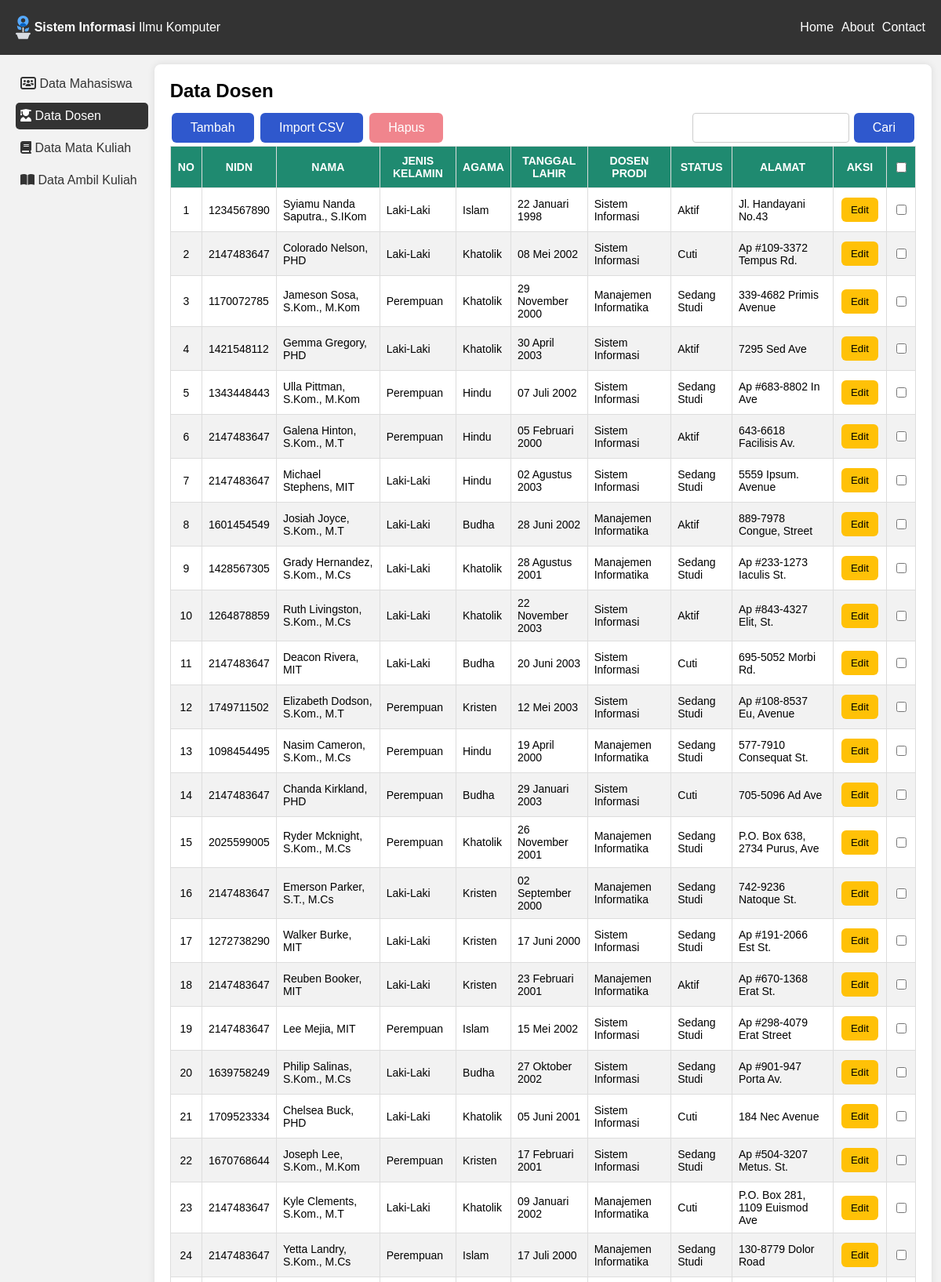
Screenshot of /dosen.php (upper part) with the database file from the repository.
### tables this page shows
CREATE TABLE `dosen` (
  `id_dosen` int(11) NOT NULL,
  `nidn` int(11) NOT NULL,
  `nama` varchar(100) NOT NULL,
  `jenis_kelamin` int(11) NOT NULL,
  `agama` int(11) NOT NULL,
  `tanggal_lahir` date NOT NULL,
  `dosen_prodi` int(11) NOT NULL,
  `status` int(11) NOT NULL,
  `alamat` text NOT NULL
);

### function.php (called while the page is built, shortened)
<?php
include 'koneksi.php';
function tabelDosen()
{
    global $kon;
    $dosen = mysqli_query($kon, "SELECT * FROM dosen");
    return $dosen;
}
function getMahasiswa()
{
    global $kon;
    $sql = "SELECT id_mahasiswa FROM mhs_web";
    $rows = mysqli_query($kon, $sql);
    return $rows->fetch_all();
}

### dosen.php (the view, shortened to what this page needs)
<?php
include 'function.php';
$resID = getMahasiswa();
$listID = ';';
for ($i = 0; $i < count($resID); $i++) {
    $listID = $listID . $resID[$i][0] . ';';
}
if (isset($_POST['search'])) {
    $dosen = tabelSearch('dosen', 'nama', $_POST['cari']);
} else {
    $dosen = tabelDosen();
}
?>
<!DOCTYPE html>
<html>
<head>
    <link rel="stylesheet" type="text/css" href="style.css">
</head>
<body>
    <header>
        <div class="header-container">
            <div class="navbar-logo">
                <a href="index.html">
                    <img src="img/icon.svg" alt="logo">
                    <p><b>Sistem Informasi</b> Ilmu Komputer</p>
                </a>
            </div>
            <nav class="nav">
                <ul>
                    <li><a href="#">Home</a></li>
                    <li><a href="#">About</a></li>
                    <li><a href="#">Contact</a></li>
                </ul>
            </nav>
        </div>
    </header>
    <div class="container">
        <aside>
            <ul>
                <li><a href="index.php"><i class='fas fa-solid fa-users-rectangle'></i> Data Mahasiswa</a></li>
                <li><a href="dosen.php" class="active"><i class='fas fa-solid fa-user-graduate'></i> Data Dosen</a></li>
                <li><a href="matakuliah.php"><i class='fas fa-book'></i> Data Mata Kuliah</a></li>
                <li><a href="ambilkuliah.php"><i class='fas fa-book-open'></i> Data Ambil Kuliah</a></li>
            </ul>
        </aside>
        <main>
            <h2>Data Dosen</h2>
            <form method="post" action="http://localhost/psibw/dosen.php">
                <div style="display: flex; justify-content: space-between;">
                    <div>
                        <button class="button" type="button" onclick="openModal()">Tambah</button>
                        <button class="button" type="button" onclick="openCSVModal()">Import CSV</button>
                        <button class="button-danger" id="hapus" name="hapus" disabled>Hapus</button>
                    </div>
                    <div style="display: flex; align-items: center;">
                        <input type="text" style="padding:8px; height: 38px; margin-right:4px; width:200px" name="cari">
                        <button type="submit" name="search" class="button">Cari</button>
                    </div>
                </div>
                <table id="mhs">
                    <tr>
                        <th style="text-align: center;">NO</th>
                        <th style="text-align: center;">NIDN</th>
                        <th style="text-align: center;">NAMA</th>
                        <th style="text-align: center;">JENIS KELAMIN</th>
                        <th style="text-align: center;">AGAMA</th>
                        <th style="text-align: center;">TANGGAL LAHIR</th>
                        <th style="text-align: center;">DOSEN PRODI</th>
                        <th style="text-align: center;">STATUS</th>
                        <th style="text-align: center;">ALAMAT</th>
                        <th style="text-align: center;">AKSI</th>
                        <th style="text-align: center;"><input type="checkbox" id="deleteAll" onchange="handleChange(this,'<?php echo $listID; ?>')"></th>
                    </tr>
                    <tr>
                        <?php
                        $no = 1;
                        foreach ($dosen as $row) {
                            $jenis_kelamin = $row['jenis_kelamin'] == '0' ? 'Perempuan' : 'Laki-Laki';
                            echo "<tr>
                                <td style='text-align:center;'>$no</td>
                                <td>" . $row['nidn'] . "</td><td>" . $row['nama'] . "</td><td>" . $jenis_kelamin . "</td>";
                            if ($row['agama'] == 1) {
                                $agama = 'Islam';
                            } else if ($row['agama'] == 2) {
                                $agama = 'Kristen';
                            } else if ($row['agama'] == 3) {
                                $agama = 'Khatolik';
                            } else if ($row['agama'] == 4) {
                                $agama = 'Hindu';
                            } else if ($row['agama'] == 5) {
                                $agama = 'Budha';
                            }
                            echo "<td>" . $agama . "</td>";
                            if ($row['dosen_prodi'] == "603125") {
                                $prodi = "Manajemen Informatika";
                            } else if ($row['dosen_prodi'] == "603124") {
                                $prodi = "Sistem Informasi";
                            }
                            $dateFormatter = datefmt_create(
                                'id-ID',
                                IntlDateFormatter::FULL,
                                IntlDateFormatter::FULL,
                                'Asia/Jakarta',
                                IntlDateFormatter::GREGORIAN,
                                'dd MMMM yyyy'
                            );
                            $tanggalLahir = $dateFormatter->format(new DateTime($row['tanggal_lahir']));
                            echo "<td>" . $tanggalLahir . "</td>";
                            echo "<td>" . $prodi . "</td>";
                            if ($row['status'] == 1) {
                                $status = 'Aktif';
                            } else if ($row['status'] == 2) {
                                $status = 'Sedang Studi';
                            } else if ($row['status'] == 3) {
                                $status = 'Cuti';
                            }
                            echo "<td>$status</td><td>$row[alamat]</td>
                                <td style='text-align:center;'>
                                <button class=" . '"button-warning"' . " type='button' onclick='reqDataDosen(" . $row['id_dosen'] . ")' data-mhs='" . $row['id_dosen'] . "'>Edit</button>
                                </td>";
                            echo "<td style='text-align:center;'><input type='checkbox' id='delete' name='delete[]' onclick='EnableDisableButton(this, " . $row['id_dosen'] . ")' value='" . $row['id_dosen'] . "'></td>";
                            $no++;
                        }
                        ?>
                    </tr>
                </table>
            </form>
        </main>
    </div>
</body>
</html>

### style.css (style rules this page uses)
* { box-sizing: border-box; }
body, h1, h2, p, ul, li { margin: 0; padding: 0; }
body { font-family: Arial, sans-serif; background-color: #f2f2f2; }
.container { display: flex; min-height: 512px; margin: 12px; }
header { background-color: #333; color: #fff; padding: 20px; }
.header-container { display: flex; align-items: center; justify-content: space-between; color: rgb(5, 81, 223); }
.navbar-logo a { display: flex; align-items:center; color: white; text-decoration:none; }
.navbar-logo img { height: 30px; width: auto; margin-right:5px; }
nav ul { list-style: none; display: flex; }
nav ul li { margin-left: 10px; }
nav ul li a { color: #fff; text-decoration: none; }
aside { background-color: #f2f2f2; width: 250px; padding: 8px; flex-shrink: unset; }
aside ul { list-style: none; }
aside ul li { margin-bottom: 5px; }
aside ul li a { color: #333; text-decoration: none; padding: 8px 6px; width:100%; display:inline-block; margin-bottom:2px; border-radius:5px; }
aside ul li a.active { color: white; background-color: #333; }
main { flex-grow: 1; padding: 20px; background-color: #fff; border-radius: 8px; box-shadow: 0 0 10px rgba(0, 0, 0, 0.1); }
main h2 { margin-bottom: 10px; }
.button { font-family: Arial; background-color: #2f81cd; border: none; color: white; padding: 10px 14px; border-radius: 6px; text-align: center; text-decoration: none; display: inline-block; font-size: 16px; cursor: pointer; margin-bottom: 10px; }
#mhs { font-family: Arial, Helvetica, sans-serif; font-size: 14px; border-collapse: collapse; width: 100%; }
#mhs td, #mhs th { border: 1px solid #ddd; padding: 8px; }
#mhs tr:nth-child(even) { background-color: #f2f2f2; }
#mhs th { padding-top: 10px; padding-bottom: 10px; text-align: left; background-color: #1F8A70; color: white; }
input[type=text], select, textarea { width: 100%; padding: 12px; border: 1px solid #ccc; border-radius: 4px; resize: vertical; }
.button { font-family: Arial; background-color: #2F58CD; border: none; color: white; padding: 10px 24px; border-radius: 6px; text-align: center; text-decoration: none; display: inline-block; font-size: 16px; margin: 4px 2px; cursor: pointer; }
.button-warning { background-color: #ffc107; border: none; color: black; padding: 8px 12px; border-radius: 6px; text-align: center; text-decoration: none; display: inline-block; margin: 4px 2px; cursor: pointer; transition: all .35s ease-in-out; }
.button-danger { background-color: #dc3545; border: none; color: white; padding: 10px 24px; border-radius: 6px; text-align: center; text-decoration: none; display: inline-block; font-size: 16px; margin: 4px 2px; cursor: pointer; }
input[type=checkbox] { border-radius: 50%; }
.button-danger[disabled] { background-color: #f0858d; cursor:not-allowed; }

### rows the page displays
dosen: nidn "1234567890", nama "Syiamu Nanda Saputra., S.IKom", jenis_kelamin "Laki-Laki", agama "Islam", tanggal_lahir "22 Januari 1998", dosen_prodi "Sistem Informasi", status "Aktif", alamat "Jl. Handayani No.43"
dosen: nidn "2147483647", nama "Colorado Nelson, PHD", jenis_kelamin "Laki-Laki", agama "Khatolik", tanggal_lahir "08 Mei 2002", dosen_prodi "Sistem Informasi", status "Cuti", alamat "Ap #109-3372 Tempus Rd."
dosen: nidn "1170072785", nama "Jameson Sosa, S.Kom., M.Kom", jenis_kelamin "Perempuan", agama "Khatolik", tanggal_lahir "29 November 2000", dosen_prodi "Manajemen Informatika", status "Sedang Studi", alamat "339-4682 Primis Avenue"
dosen: nidn "1421548112", nama "Gemma Gregory, PHD", jenis_kelamin "Laki-Laki", agama "Khatolik", tanggal_lahir "30 April 2003", dosen_prodi "Sistem Informasi", status "Aktif", alamat "7295 Sed Ave"
dosen: nidn "1343448443", nama "Ulla Pittman, S.Kom., M.Kom", jenis_kelamin "Perempuan", agama "Hindu", tanggal_lahir "07 Juli 2002", dosen_prodi "Sistem Informasi", status "Sedang Studi", alamat "Ap #683-8802 In Ave"
dosen: nidn "2147483647", nama "Galena Hinton, S.Kom., M.T", jenis_kelamin "Perempuan", agama "Hindu", tanggal_lahir "05 Februari 2000", dosen_prodi "Sistem Informasi", status "Aktif", alamat "643-6618 Facilisis Av."
dosen: nidn "2147483647", nama "Michael Stephens, MIT", jenis_kelamin "Laki-Laki", agama "Hindu", tanggal_lahir "02 Agustus 2003", dosen_prodi "Sistem Informasi", status "Sedang Studi", alamat "5559 Ipsum. Avenue"
dosen: nidn "1601454549", nama "Josiah Joyce, S.Kom., M.T", jenis_kelamin "Laki-Laki", agama "Budha", tanggal_lahir "28 Juni 2002", dosen_prodi "Manajemen Informatika", status "Aktif", alamat "889-7978 Congue, Street"
dosen: nidn "1428567305", nama "Grady Hernandez, S.Kom., M.Cs", jenis_kelamin "Laki-Laki", agama "Khatolik", tanggal_lahir "28 Agustus 2001", dosen_prodi "Manajemen Informatika", status "Sedang Studi", alamat "Ap #233-1273 Iaculis St."
dosen: nidn "1264878859", nama "Ruth Livingston, S.Kom., M.Cs", jenis_kelamin "Laki-Laki", agama "Khatolik", tanggal_lahir "22 November 2003", dosen_prodi "Sistem Informasi", status "Aktif", alamat "Ap #843-4327 Elit, St."
dosen: nidn "2147483647", nama "Deacon Rivera, MIT", jenis_kelamin "Laki-Laki", agama "Budha", tanggal_lahir "20 Juni 2003", dosen_prodi "Sistem Informasi", status "Cuti", alamat "695-5052 Morbi Rd."
dosen: nidn "1749711502", nama "Elizabeth Dodson, S.Kom., M.T", jenis_kelamin "Perempuan", agama "Kristen", tanggal_lahir "12 Mei 2003", dosen_prodi "Sistem Informasi", status "Sedang Studi", alamat "Ap #108-8537 Eu, Avenue"
dosen: nidn "1098454495", nama "Nasim Cameron, S.Kom., M.Cs", jenis_kelamin "Perempuan", agama "Hindu", tanggal_lahir "19 April 2000", dosen_prodi "Manajemen Informatika", status "Sedang Studi", alamat "577-7910 Consequat St."
dosen: nidn "2147483647", nama "Chanda Kirkland, PHD", jenis_kelamin "Perempuan", agama "Budha", tanggal_lahir "29 Januari 2003", dosen_prodi "Sistem Informasi", status "Cuti", alamat "705-5096 Ad Ave"
dosen: nidn "2025599005", nama "Ryder Mcknight, S.Kom., M.Cs", jenis_kelamin "Perempuan", agama "Khatolik", tanggal_lahir "26 November 2001", dosen_prodi "Manajemen Informatika", status "Sedang Studi", alamat "P.O. Box 638, 2734 Purus, Ave"
dosen: nidn "2147483647", nama "Emerson Parker, S.T., M.Cs", jenis_kelamin "Laki-Laki", agama "Kristen", tanggal_lahir "02 September 2000", dosen_prodi "Manajemen Informatika", status "Sedang Studi", alamat "742-9236 Natoque St."
dosen: nidn "1272738290", nama "Walker Burke, MIT", jenis_kelamin "Laki-Laki", agama "Kristen", tanggal_lahir "17 Juni 2000", dosen_prodi "Sistem Informasi", status "Sedang Studi", alamat "Ap #191-2066 Est St."
dosen: nidn "2147483647", nama "Reuben Booker, MIT", jenis_kelamin "Laki-Laki", agama "Kristen", tanggal_lahir "23 Februari 2001", dosen_prodi "Manajemen Informatika", status "Aktif", alamat "Ap #670-1368 Erat St."
dosen: nidn "2147483647", nama "Lee Mejia, MIT", jenis_kelamin "Perempuan", agama "Islam", tanggal_lahir "15 Mei 2002", dosen_prodi "Sistem Informasi", status "Sedang Studi", alamat "Ap #298-4079 Erat Street"
dosen: nidn "1639758249", nama "Philip Salinas, S.Kom., M.Cs", jenis_kelamin "Laki-Laki", agama "Budha", tanggal_lahir "27 Oktober 2002", dosen_prodi "Sistem Informasi", status "Sedang Studi", alamat "Ap #901-947 Porta Av."
dosen: nidn "1709523334", nama "Chelsea Buck, PHD", jenis_kelamin "Laki-Laki", agama "Khatolik", tanggal_lahir "05 Juni 2001", dosen_prodi "Sistem Informasi", status "Cuti", alamat "184 Nec Avenue"
dosen: nidn "1670768644", nama "Joseph Lee, S.Kom., M.Kom", jenis_kelamin "Perempuan", agama "Kristen", tanggal_lahir "17 Februari 2001", dosen_prodi "Sistem Informasi", status "Sedang Studi", alamat "Ap #504-3207 Metus. St."
dosen: nidn "2147483647", nama "Kyle Clements, S.Kom., M.T", jenis_kelamin "Laki-Laki", agama "Khatolik", tanggal_lahir "09 Januari 2002", dosen_prodi "Manajemen Informatika", status "Cuti", alamat "P.O. Box 281, 1109 Euismod Ave"
dosen: nidn "2147483647", nama "Yetta Landry, S.Kom., M.Cs", jenis_kelamin "Perempuan", agama "Islam", tanggal_lahir "17 Juli 2000", dosen_prodi "Manajemen Informatika", status "Sedang Studi", alamat "130-8779 Dolor Road"
